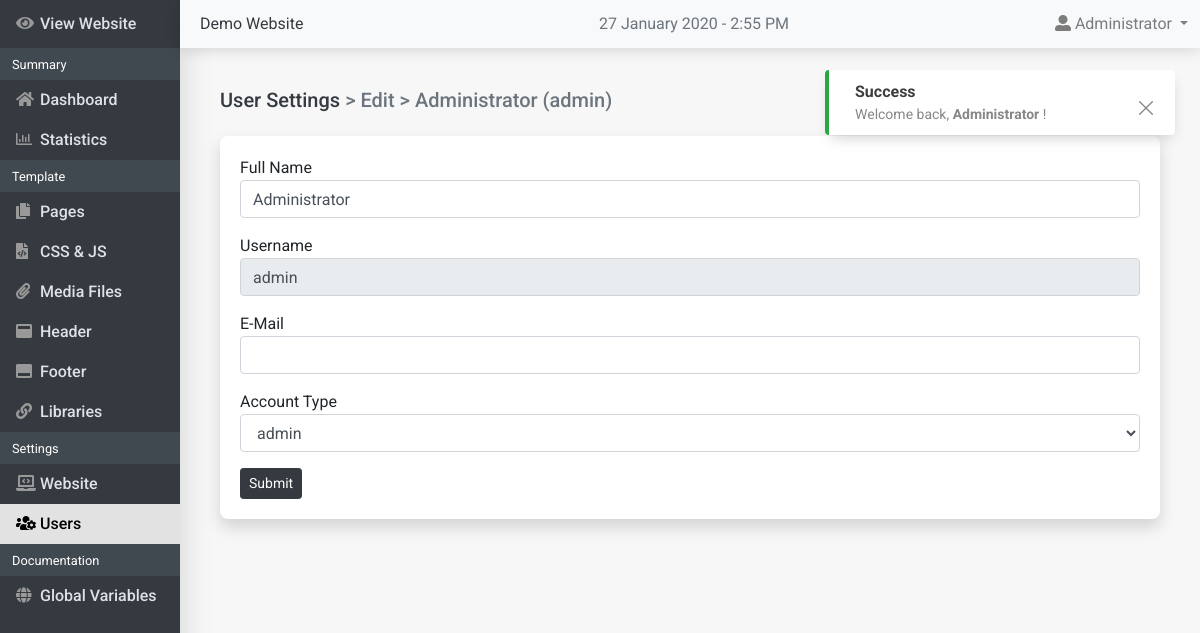
Page /cms-admin/edit-user?id=3 (signed in) on the committed database.
### tables this page shows
CREATE TABLE `users` (
  `username` varchar(255) NOT NULL,
  `password` varchar(255) NOT NULL,
  `id` int(10) NOT NULL,
  `fullname` varchar(20) NOT NULL,
  `email` varchar(255) NOT NULL,
  `type` tinyint(4) NOT NULL,
  `last_activity` varchar(50) DEFAULT NULL
);

### cms-admin/engine/globals.php (called while the page is built, shortened)
<?php
if (LOGGED_IN) {
    $user_info_result = $conn->query("SELECT * FROM users WHERE id=".USER_ID);
    $user_info = $user_info_result->fetch_object();
}
?>

### cms-admin/engine/init.php (called while the page is built, shortened)
<?php
require_once 'database/db.php';
require 'globals.php';
require 'functions.php';
?>

### cms-admin/template/pages/edit-user.php (the view, shortened to what this page needs)
<?php
$user_ID = $_GET['id'];
$user_result = $conn->query("SELECT * FROM users WHERE id = $user_ID");
$user = $user_result->fetch_object();
?>
<h5 class="mb-4 text-secondary">
    <a class="text-dark" href="user-settings">User Settings</a> > Edit > <?php echo $user->fullname ?> (<?php echo $user->username ?>)
</h5>
<div class="card">
    <div class="card-body">
        <form action="" method="POST">
            <div class="form-group">
                <label>Full Name</label>
                <input class="form-control" name="user_fullname" value="<?php echo $user->fullname ?>">
            </div>
            <div class="form-group">
                <label>Username</label>
                <input class="form-control" name="user_username" value="<?php echo $user->username ?>" readonly>
            </div>
            <div class="form-group">
                <label>E-Mail</label>
                <input type="email" class="form-control" name="user_email" value="<?php echo $user->email ?>">
            </div>
            <div class="form-group">
                <label>Account Type</label>
                <select class="form-control" name="user_type">
                    <option value="2" <?php if ($user->type == 2) { echo 'selected'; } ?> >admin</option>
                </select>
            </div>
            <button type="submit" class="btn btn-dark btn-sm" name="admin_panel_user_edit">Submit</button>
        </form>
    </div>
</div>

### cms-admin/template/inc/navbar.php (shortened to what this page needs)
<nav class="navbar top-navbar navbar-expand fixed-top navbar-light bg-light p-1">
    <a class="website-title" href="./">
        <?php echo WEBSITE_TITLE; ?>
    </a>
    <div class="date_now"><?php echo date("j F Y - g:i A" ); ?></div>
    <ul class="navbar-nav ml-auto">
        <li class="nav-item dropdown">
            <a href="#" class="nav-link dropdown-toggle" data-toggle="dropdown" aria-haspopup="true" aria-expanded="false">
                <i class="fas fa-user-alt"></i>
                <span class="logged-user"><?php echo $user_info->fullname ?><span>
            </a>
        </li>
    </ul>
</nav>
<nav class="sidebar">
    <ul class="nav flex-column">
        <li class="view-website">
            <a class="nav-link" title="View Website" target="_blank" href="../">
                <i class="fas fa-eye feather"></i>
                <span>View Website</span>
            </a>
        </li>
        <li class="nav-category">
            <small class="m-2">Summary</small>
        </li>
        <li>
            <a class="nav-link" title="Dashboard" href="dashboard">
                <i class="fas fa-home feather"></i>
                <span>Dashboard</span>
            </a>
        </li>
        <li>
            <a class="nav-link" title="Statistics" href="statistics">
                <i class="far fa-chart-bar feather"></i>
                <span>Statistics</span>
            </a>
        </li>
        <li class="nav-category">
            <small class="m-2">Template</small>
        </li>
        <li>
            <a class="nav-link" title="Pages" href="pages">
                <i class="fas fa fa-copy feather"></i>
                <span>Pages</span>
            </a>
        </li>
        <li>
            <a class="nav-link" title="CSS & JS" href="css-js-files">
                <i class="fas fa-file-code feather"></i>
                <span>CSS & JS</span>
            </a>
        </li>
        <li>
            <a class="nav-link" title="Media files" href="media-files">
                <i class="fas fa-paperclip feather"></i>
                <span>Media Files</span>
            </a>
        </li>
        <li>
            <a class="nav-link" title="Header" href="header-edit">
                <i class="fas fa-window-maximize feather"></i>
                <span>Header</span>
            </a>
        </li>
        <li>
            <a class="nav-link" title="Footer" href="footer-edit">
                  <i class="fas fa-window-maximize fa-flip-vertical feather"></i>
                <span>Footer</span>
            </a>
        </li>
        <li>
            <a class="nav-link" title="CSS & JS Libraries" href="libraries">
                <i class="fas fa-link feather"></i>
                <span>Libraries</span>
            </a>
        </li>
        <li class="nav-category">
            <small class="m-2">Settings</small>
        </li>
        <li>
            <a class="nav-link" title="Website" href="website-settings">
                <i class="fas fa-laptop-code feather"></i>
                <span>Website</span>
            </a>
        </li>
        <li>
            <a class="nav-link" title="Users" href="user-settings">
                <i class="fas fa-users-cog feather"></i>
                <span>Users</span>
            </a>
        </li>
        <li class="nav-category">
            <small class="m-2">Documentation</small>
        </li>
        <li>
            <a class="nav-link" title="Global Variables" href="global-variables">
                <i class="fas fa-globe feather"></i>
                <span>Global Variables</span>
            </a>
        </li>
    </ul>
</nav>

### cms-admin/template/assets/css/style.css (style rules this page uses)
html { height: 100%; overflow: hidden; }
body { height: 100%; font-family: 'Roboto', sans-serif; margin: 0; overflow: hidden; }
label { margin: 0; }
a { color: #005dc1; }
.date_now { display: flex; justify-content: center; width: 100%; position: absolute; color: #6c757d; z-index: -1; }
.card { border-radius: .50rem !important; box-shadow: 0 .5rem 1rem rgba(0, 0, 0, .15) !important; border: 0 !important; }
.top-navbar { margin-left: 180px; box-shadow: 0 .1rem 1rem rgba(0,0,0,.15); transition: all 0.1s ease-out; }
.view-website { height: 48px; display: flex; align-items: center; }
.website-title { color: #343a40!important; text-decoration: none!important; margin-left: 1rem; }
.sidebar { position: fixed; top: 0; bottom: 0; left: 0; z-index: 100; box-shadow: 0 .5rem 2rem rgba(0, 0, 0, .15); max-width: 180px; width: 100%; background-color: #343a40; overflow-y: scroll; overflow-x: hidden; transition: all 0.1s ease-out; -webkit-overflow-scrolling: touch; }
.feather { width: 16px; height: 16px; }
.sidebar .nav-link { font-weight: 500; color: #dee2e6; }
.sidebar .nav-link .feather { margin-right: 4px; color: #999; }
.sidebar .nav-link.active { color: black; background-color: #e2e2e2; }
.sidebar .nav-link:hover .feather, .sidebar .nav-link.active .feather { color: inherit; }
.nav-category { background-color: #404850; color: #fff; padding: .25rem; }

### rows in the picture
users: fullname "Administrator", username "admin", user_fullname "Administrator", user_username "admin", user_type "admin"

### other values in the picture
$type "Success"
$message "Welcome back, Administrator !"
WEBSITE_TITLE "Demo Website"
